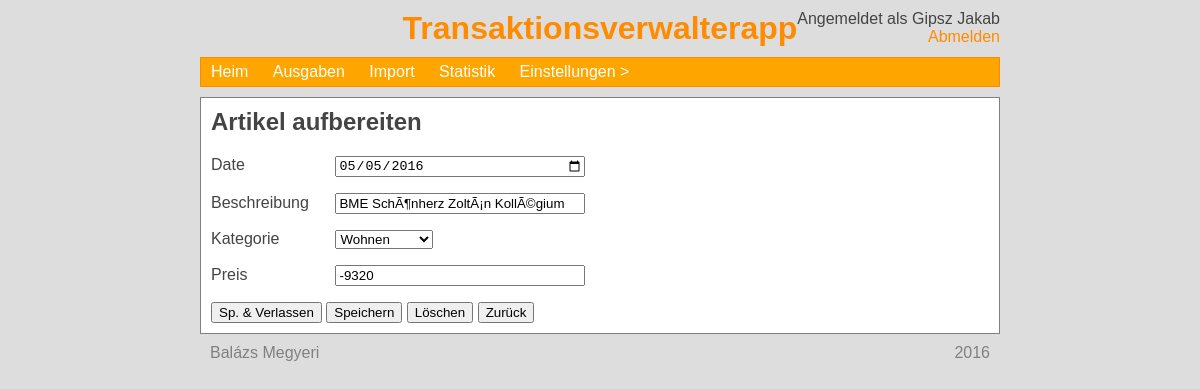
Before: /expenses/126 (signed in) with the older database file.
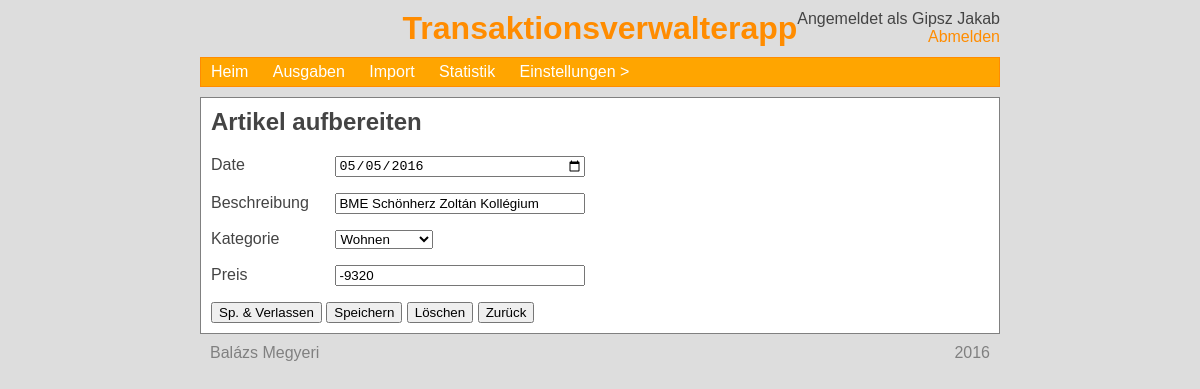
After: the same page with the newer database file.
### tables this page shows
CREATE TABLE `expense` (
  `no` int(11) NOT NULL,
  `description` varchar(100) NOT NULL,
  `category` int(11) NOT NULL,
  `amount` int(11) NOT NULL,
  `date` date NOT NULL,
  `user` int(11) NOT NULL
);

### htdocs/edit.php (the view, shortened to what this page needs)
<?php
include('head.php');
echo '<h2>Artikel aufbereiten</h2>';
if (isset($_GET['expense'])) {
    $expense = $_GET['expense'];
}
else {
    header('Location: /expenses');
    exit();
}
$mysqli->real_query(
    "SELECT *
    FROM expense
    WHERE no = $expense
    AND user = $userNo"
);
$result = $mysqli->use_result();
$exp    = $result->fetch_assoc();
?>
<form method="post">
    <p><label>Date</label>
    <input type="date" style="width:250px;" name="date"
        value="<?php echo $exp['date']; ?>"></p>
    <p><label>Beschreibung</label>
    <input type="text" style="width:250px;" name="description"
        value="<?php echo $exp['description']; ?>"></p>
    <p><label>Kategorie</label>
    <?php echo categoryDropdown($exp['category']); ?></p>
    <p><label>Preis</label>
    <input type="number" style="width:250px;" name="amount"
        value="<?php echo $exp['amount']; ?>"></p>
    <input type="submit" name="savequit" value="Sp. & Verlassen">
    <input type="submit" name="save" value="Speichern">
    <input type="submit" name="delete" value="Löschen">
    <input type="submit" name="back" value="Zurück">
</form>
<?php
include('foot.php');
?>

### htdocs/head.php (shortened to what this page needs)
<?php
include 'login.php';
$userNo = $_COOKIE['userNo'];
$mysqli->real_query(
    "SELECT *
    FROM user
    WHERE no = $userNo"
);
$result = $mysqli->use_result();
$row = $result->fetch_assoc();
$userName = $row['name'];
function categoryDropdown($chosen = 1) {
    global $categoriesArray;
    global $userNo;
    if (empty($categoriesArray)) {
        global $mysqli;
        $mysqli->real_query(
            "SELECT *
            FROM category
            WHERE user = $userNo
            OR user = 0 -- Közös kategóriák
            ORDER BY name"
        );
        $result = $mysqli->use_result();
        while ($row = $result->fetch_assoc()) {
            $categoriesArray[$row['no']] = $row['name'];
        }
    }
    echo '<select name="category[]">';
    foreach ($categoriesArray as $no => $name) {
        echo '<option value="'.$no.'"'.($chosen == $no ? ' selected' : '').'>'.
            $name.'</option>';
    }
    echo '</select>';
    $ret = ob_get_contents();
    return $ret;
}
?>
<html>
<head>
    <link type="text/css" rel="stylesheet" href="/css/style.css">
    <link type="text/css" rel="stylesheet" href="/css/menu.css">
    <link type="text/css" rel="stylesheet" href="/css/alertbox.css">
</head>
<body>
    <div style="position:absolute; right:0px; text-align:right;">
        Angemeldet als <?php echo $userName; ?><br>
        <a href="/logout/">Abmelden</a>
    </div>
    <h1 id="title">Transaktionsverwalterapp</h1>
    <div id="menuBar"><nav><ul>
        <li><a href="/">Heim</a></li>
        <li><a href="/expenses">Ausgaben</a></li>
        <li><a href="/import">Import</a></li>
        <li><a href="/stats">Statistik</a></li>
        <li><a href="/settings">Einstellungen</a>
        </li>
    </ul></nav></div>
    <div id="main">

Changed rows visible on the page:
changed expense "Wohnen": description "BME SchÃ¶nherz ZoltÃ¡n KollÃ©gium" → "BME Schönherz Zoltán Kollégium"
